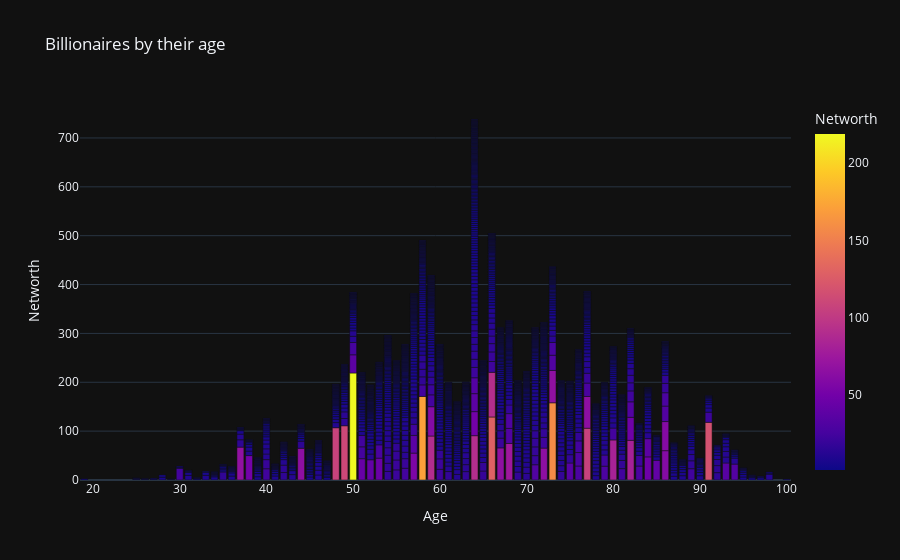

The cell this chart's notebook holds for it:
### Markdown cell above
Let's look at Biillionaire distribution by Age and Net Worth

### Code cell
import plotly.express as px
pio.templates.default = "plotly_dark"
fig = px.bar(df, x = "Age", y = "Networth",color='Networth', title = "Billionaires by their age")
fig.show()

### Figure 1 — Plotly figure (JSON) as saved in the notebook; plotly's stock layout.template omitted (floating-point values rounded to 4 significant figures; data arrays with more than 128 entries replaced by an {"elided": "..."} marker saying what was removed)
{"data": [{"alignmentgroup": "True", "hovertemplate": "Age=%{x}<br>Networth=%{marker.color}<extra></extra>", "legendgroup": "", "marker": {"color": {"elided": "2600 float values"}, "coloraxis": "coloraxis", "pattern": {"shape": ""}}, "name": "", "offsetgroup": "", "orientation": "v", "showlegend": false, "textposition": "auto", "type": "bar", "x": {"elided": "2600 int values"}, "xaxis": "x", "y": {"elided": "2600 float values"}, "yaxis": "y"}], "layout": {"barmode": "relative", "coloraxis": {"colorbar": {"title": {"text": "Networth"}}, "colorscale": [[0, "#0d0887"], [0.1111, "#46039f"], [0.2222, "#7201a8"], [0.3333, "#9c179e"], [0.4444, "#bd3786"], [0.5556, "#d8576b"], [0.6667, "#ed7953"], [0.7778, "#fb9f3a"], [0.8889, "#fdca26"], [1, "#f0f921"]]}, "legend": {"tracegroupgap": 0}, "title": {"text": "Billionaires by their age"}, "xaxis": {"anchor": "y", "domain": [0, 1], "title": {"text": "Age"}}, "yaxis": {"anchor": "x", "domain": [0, 1], "title": {"text": "Networth"}}}}
